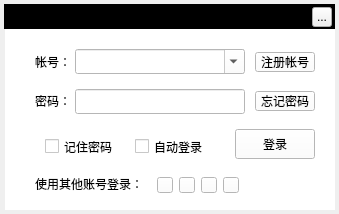
<?xml version="1.0" encoding="UTF-8"?>
<ui version="4.0">
 <class>MusicUserDialog</class>
 <widget class="QWidget" name="MusicUserDialog">
  <property name="geometry">
   <rect>
    <x>0</x>
    <y>0</y>
    <width>339</width>
    <height>214</height>
   </rect>
  </property>
  <property name="windowTitle">
   <string>用户登录</string>
  </property>
  <property name="styleSheet">
   <string notr="true"/>
  </property>
  <widget class="QLabel" name="topTitleBar">
   <property name="geometry">
    <rect>
     <x>4</x>
     <y>4</y>
     <width>331</width>
     <height>25</height>
    </rect>
   </property>
   <property name="styleSheet">
    <string notr="true">background:black</string>
   </property>
   <property name="text">
    <string/>
   </property>
  </widget>
  <widget class="QLabel" name="topTitleName">
   <property name="geometry">
    <rect>
     <x>14</x>
     <y>4</y>
     <width>61</width>
     <height>25</height>
    </rect>
   </property>
   <property name="styleSheet">
    <string notr="true">color:&quot;#FFFFFF&quot;;font-weight:bold</string>
   </property>
   <property name="text">
    <string>用户登录</string>
   </property>
  </widget>
  <widget class="QToolButton" name="topTitleCloseButton">
   <property name="geometry">
    <rect>
     <x>312</x>
     <y>7</y>
     <width>20</width>
     <height>20</height>
    </rect>
   </property>
   <property name="text">
    <string>...</string>
   </property>
  </widget>
  <widget class="QStackedWidget" name="stackedWidget">
   <property name="enabled">
    <bool>true</bool>
   </property>
   <property name="geometry">
    <rect>
     <x>5</x>
     <y>29</y>
     <width>330</width>
     <height>181</height>
    </rect>
   </property>
   <property name="styleSheet">
    <string notr="true">background:white;</string>
   </property>
   <property name="currentIndex">
    <number>0</number>
   </property>
   <widget class="QWidget" name="one">
    <widget class="QLabel" name="usernameLabel">
     <property name="geometry">
      <rect>
       <x>30</x>
       <y>23</y>
       <width>40</width>
       <height>20</height>
      </rect>
     </property>
     <property name="text">
      <string>帐号：</string>
     </property>
    </widget>
    <widget class="QLabel" name="passwdLabel">
     <property name="geometry">
      <rect>
       <x>30</x>
       <y>62</y>
       <width>40</width>
       <height>20</height>
      </rect>
     </property>
     <property name="text">
      <string>密码：</string>
     </property>
    </widget>
    <widget class="QComboBox" name="userComboBox">
     <property name="geometry">
      <rect>
       <x>70</x>
       <y>20</y>
       <width>170</width>
       <height>25</height>
      </rect>
     </property>
     <property name="styleSheet">
      <string notr="true"/>
     </property>
     <property name="editable">
      <bool>true</bool>
     </property>
    </widget>
    <widget class="QLineEdit" name="passwLineEdit">
     <property name="enabled">
      <bool>true</bool>
     </property>
     <property name="geometry">
      <rect>
       <x>70</x>
       <y>60</y>
       <width>170</width>
       <height>25</height>
      </rect>
     </property>
     <property name="styleSheet">
      <string notr="true"/>
     </property>
     <property name="echoMode">
      <enum>QLineEdit::Password</enum>
     </property>
    </widget>
    <widget class="QPushButton" name="forgotPwdButton">
     <property name="geometry">
      <rect>
       <x>250</x>
       <y>62</y>
       <width>60</width>
       <height>20</height>
      </rect>
     </property>
     <property name="text">
      <string>忘记密码</string>
     </property>
    </widget>
    <widget class="QPushButton" name="registerButton">
     <property name="geometry">
      <rect>
       <x>250</x>
       <y>23</y>
       <width>60</width>
       <height>20</height>
      </rect>
     </property>
     <property name="text">
      <string>注册帐号</string>
     </property>
    </widget>
    <widget class="QCheckBox" name="rememberPwd">
     <property name="geometry">
      <rect>
       <x>40</x>
       <y>110</y>
       <width>90</width>
       <height>15</height>
      </rect>
     </property>
     <property name="text">
      <string>记住密码</string>
     </property>
    </widget>
    <widget class="QCheckBox" name="automaticLogon">
     <property name="geometry">
      <rect>
       <x>130</x>
       <y>110</y>
       <width>90</width>
       <height>15</height>
      </rect>
     </property>
     <property name="text">
      <string>自动登录</string>
     </property>
    </widget>
    <widget class="QPushButton" name="loginButton">
     <property name="geometry">
      <rect>
       <x>230</x>
       <y>100</y>
       <width>80</width>
       <height>30</height>
      </rect>
     </property>
     <property name="text">
      <string>登录</string>
     </property>
    </widget>
    <widget class="QLabel" name="otherLogin">
     <property name="geometry">
      <rect>
       <x>30</x>
       <y>145</y>
       <width>115</width>
       <height>20</height>
      </rect>
     </property>
     <property name="text">
      <string>使用其他账号登录：</string>
     </property>
    </widget>
    <widget class="QPushButton" name="useTencentLogin">
     <property name="geometry">
      <rect>
       <x>152</x>
       <y>148</y>
       <width>16</width>
       <height>16</height>
      </rect>
     </property>
     <property name="cursor">
      <cursorShape>PointingHandCursor</cursorShape>
     </property>
     <property name="toolTip">
      <string/>
     </property>
     <property name="styleSheet">
      <string notr="true">border-image:url(:/usermanager/lb_qq)</string>
     </property>
     <property name="text">
      <string/>
     </property>
    </widget>
    <widget class="QPushButton" name="useRenrenLogin">
     <property name="geometry">
      <rect>
       <x>174</x>
       <y>148</y>
       <width>16</width>
       <height>16</height>
      </rect>
     </property>
     <property name="cursor">
      <cursorShape>PointingHandCursor</cursorShape>
     </property>
     <property name="toolTip">
      <string/>
     </property>
     <property name="styleSheet">
      <string notr="true">border-image:url(:/usermanager/lb_renren)</string>
     </property>
     <property name="text">
      <string/>
     </property>
    </widget>
    <widget class="QPushButton" name="useWechatLogin">
     <property name="geometry">
      <rect>
       <x>196</x>
       <y>148</y>
       <width>16</width>
       <height>16</height>
      </rect>
     </property>
     <property name="cursor">
      <cursorShape>PointingHandCursor</cursorShape>
     </property>
     <property name="toolTip">
      <string/>
     </property>
     <property name="styleSheet">
      <string notr="true">border-image:url(:/usermanager/lb_weixing)</string>
     </property>
     <property name="text">
      <string/>
     </property>
    </widget>
    <widget class="QPushButton" name="useSinaLogin">
     <property name="geometry">
      <rect>
       <x>218</x>
       <y>148</y>
       <width>16</width>
       <height>16</height>
      </rect>
     </property>
     <property name="cursor">
      <cursorShape>PointingHandCursor</cursorShape>
     </property>
     <property name="toolTip">
      <string/>
     </property>
     <property name="styleSheet">
      <string notr="true">border-image:url(:/usermanager/lb_xinlang)</string>
     </property>
     <property name="text">
      <string/>
     </property>
    </widget>
   </widget>
   <widget class="QWidget" name="two">
    <widget class="QLabel" name="usernameRegisterLabel">
     <property name="geometry">
      <rect>
       <x>30</x>
       <y>25</y>
       <width>61</width>
       <height>20</height>
      </rect>
     </property>
     <property name="text">
      <string>注册帐号：</string>
     </property>
    </widget>
    <widget class="QLabel" name="mailLabel">
     <property name="geometry">
      <rect>
       <x>30</x>
       <y>77</y>
       <width>61</width>
       <height>20</height>
      </rect>
     </property>
     <property name="text">
      <string>邮箱地址：</string>
     </property>
    </widget>
    <widget class="MusicUserLineEdit" name="registerMailLine">
     <property name="geometry">
      <rect>
       <x>100</x>
       <y>75</y>
       <width>190</width>
       <height>25</height>
      </rect>
     </property>
    </widget>
    <widget class="MusicUserLineEdit" name="registerUserLine">
     <property name="geometry">
      <rect>
       <x>100</x>
       <y>20</y>
       <width>190</width>
       <height>25</height>
      </rect>
     </property>
     <property name="styleSheet">
      <string notr="true">QLineEdit::hover{ border: 2px solid #AAAAFF;}</string>
     </property>
    </widget>
    <widget class="QLabel" name="registerUserLineR">
     <property name="geometry">
      <rect>
       <x>105</x>
       <y>50</y>
       <width>180</width>
       <height>20</height>
      </rect>
     </property>
     <property name="text">
      <string>4-20个字母、数字和符号组成</string>
     </property>
    </widget>
    <widget class="QLabel" name="registerMailLineR">
     <property name="geometry">
      <rect>
       <x>105</x>
       <y>105</y>
       <width>180</width>
       <height>20</height>
      </rect>
     </property>
     <property name="text">
      <string>请填写正确的邮箱地址</string>
     </property>
    </widget>
    <widget class="QLabel" name="registerPwdLineR">
     <property name="geometry">
      <rect>
       <x>105</x>
       <y>160</y>
       <width>180</width>
       <height>20</height>
      </rect>
     </property>
     <property name="text">
      <string>6-16个字母、数字和符号组成</string>
     </property>
    </widget>
    <widget class="QLabel" name="registerPwdCLineR">
     <property name="geometry">
      <rect>
       <x>105</x>
       <y>215</y>
       <width>180</width>
       <height>20</height>
      </rect>
     </property>
     <property name="text">
      <string>6-16个字母、数字和符号组成</string>
     </property>
    </widget>
    <widget class="MusicUserLineEdit" name="registerPwdLine">
     <property name="geometry">
      <rect>
       <x>100</x>
       <y>130</y>
       <width>190</width>
       <height>25</height>
      </rect>
     </property>
     <property name="text">
      <string/>
     </property>
     <property name="echoMode">
      <enum>QLineEdit::Password</enum>
     </property>
    </widget>
    <widget class="MusicUserLineEdit" name="registerPwdCLine">
     <property name="geometry">
      <rect>
       <x>100</x>
       <y>185</y>
       <width>190</width>
       <height>25</height>
      </rect>
     </property>
     <property name="text">
      <string/>
     </property>
     <property name="echoMode">
      <enum>QLineEdit::Password</enum>
     </property>
    </widget>
    <widget class="QLabel" name="passwdLable">
     <property name="geometry">
      <rect>
       <x>30</x>
       <y>132</y>
       <width>61</width>
       <height>20</height>
      </rect>
     </property>
     <property name="text">
      <string>设置密码：</string>
     </property>
    </widget>
    <widget class="QLabel" name="passwdCLabel">
     <property name="geometry">
      <rect>
       <x>30</x>
       <y>188</y>
       <width>61</width>
       <height>20</height>
      </rect>
     </property>
     <property name="text">
      <string>确认密码：</string>
     </property>
    </widget>
    <widget class="QPushButton" name="confirmButton">
     <property name="geometry">
      <rect>
       <x>160</x>
       <y>250</y>
       <width>60</width>
       <height>25</height>
      </rect>
     </property>
     <property name="text">
      <string>确定</string>
     </property>
    </widget>
    <widget class="QPushButton" name="cancelButton">
     <property name="geometry">
      <rect>
       <x>230</x>
       <y>250</y>
       <width>60</width>
       <height>25</height>
      </rect>
     </property>
     <property name="text">
      <string>取消</string>
     </property>
    </widget>
    <widget class="QCheckBox" name="agreementCheckBox">
     <property name="geometry">
      <rect>
       <x>30</x>
       <y>265</y>
       <width>125</width>
       <height>16</height>
      </rect>
     </property>
     <property name="text">
      <string>我已阅读并接受</string>
     </property>
    </widget>
    <widget class="QPushButton" name="agreementButton">
     <property name="geometry">
      <rect>
       <x>50</x>
       <y>240</y>
       <width>60</width>
       <height>20</height>
      </rect>
     </property>
     <property name="text">
      <string>网站协议</string>
     </property>
    </widget>
    <widget class="QLabel" name="labelRight">
     <property name="geometry">
      <rect>
       <x>295</x>
       <y>22</y>
       <width>20</width>
       <height>20</height>
      </rect>
     </property>
     <property name="styleSheet">
      <string notr="true">image:url(:/tiny/lb_right)</string>
     </property>
     <property name="text">
      <string/>
     </property>
    </widget>
    <widget class="QLabel" name="labelRigh_2">
     <property name="geometry">
      <rect>
       <x>295</x>
       <y>77</y>
       <width>20</width>
       <height>20</height>
      </rect>
     </property>
     <property name="styleSheet">
      <string notr="true">image:url(:/tiny/lb_right)</string>
     </property>
     <property name="text">
      <string/>
     </property>
    </widget>
    <widget class="QLabel" name="labelRigh_3">
     <property name="geometry">
      <rect>
       <x>295</x>
       <y>132</y>
       <width>20</width>
       <height>20</height>
      </rect>
     </property>
     <property name="styleSheet">
      <string notr="true">image:url(:/tiny/lb_right)</string>
     </property>
     <property name="text">
      <string/>
     </property>
    </widget>
    <widget class="QLabel" name="labelRigh_4">
     <property name="geometry">
      <rect>
       <x>295</x>
       <y>187</y>
       <width>20</width>
       <height>20</height>
      </rect>
     </property>
     <property name="styleSheet">
      <string notr="true">image:url(:/tiny/lb_right)</string>
     </property>
     <property name="text">
      <string/>
     </property>
    </widget>
   </widget>
   <widget class="QWidget" name="three">
    <widget class="QLabel" name="userLineLabel">
     <property name="geometry">
      <rect>
       <x>50</x>
       <y>23</y>
       <width>40</width>
       <height>20</height>
      </rect>
     </property>
     <property name="text">
      <string>原帐号：</string>
     </property>
    </widget>
    <widget class="QLabel" name="mailLineLabel">
     <property name="geometry">
      <rect>
       <x>50</x>
       <y>62</y>
       <width>40</width>
       <height>20</height>
      </rect>
     </property>
     <property name="text">
      <string>原邮箱：</string>
     </property>
    </widget>
    <widget class="QLineEdit" name="mailLineEdit">
     <property name="geometry">
      <rect>
       <x>100</x>
       <y>60</y>
       <width>170</width>
       <height>25</height>
      </rect>
     </property>
     <property name="styleSheet">
      <string notr="true"/>
     </property>
    </widget>
    <widget class="QLineEdit" name="userLineEdit">
     <property name="geometry">
      <rect>
       <x>100</x>
       <y>20</y>
       <width>170</width>
       <height>25</height>
      </rect>
     </property>
     <property name="styleSheet">
      <string notr="true"/>
     </property>
    </widget>
    <widget class="QLabel" name="pwdLineLabel">
     <property name="geometry">
      <rect>
       <x>50</x>
       <y>101</y>
       <width>40</width>
       <height>20</height>
      </rect>
     </property>
     <property name="text">
      <string>新密码：</string>
     </property>
    </widget>
    <widget class="MusicUserLineEdit" name="pwdLineEdit">
     <property name="geometry">
      <rect>
       <x>100</x>
       <y>100</y>
       <width>170</width>
       <height>25</height>
      </rect>
     </property>
     <property name="styleSheet">
      <string notr="true"/>
     </property>
     <property name="echoMode">
      <enum>QLineEdit::Password</enum>
     </property>
    </widget>
    <widget class="QLabel" name="pwdLineEditR">
     <property name="geometry">
      <rect>
       <x>100</x>
       <y>130</y>
       <width>170</width>
       <height>20</height>
      </rect>
     </property>
     <property name="text">
      <string>6-16个字母、数字和符号组成</string>
     </property>
    </widget>
    <widget class="QLabel" name="labelRigh_5">
     <property name="geometry">
      <rect>
       <x>275</x>
       <y>102</y>
       <width>20</width>
       <height>20</height>
      </rect>
     </property>
     <property name="styleSheet">
      <string notr="true">image:url(:/tiny/lb_right)</string>
     </property>
     <property name="text">
      <string/>
     </property>
    </widget>
    <widget class="MusicCodeAreaWidget" name="verificationCode">
     <property name="geometry">
      <rect>
       <x>30</x>
       <y>160</y>
       <width>91</width>
       <height>31</height>
      </rect>
     </property>
    </widget>
    <widget class="QLineEdit" name="verificationCodeEdit">
     <property name="geometry">
      <rect>
       <x>210</x>
       <y>160</y>
       <width>80</width>
       <height>25</height>
      </rect>
     </property>
     <property name="styleSheet">
      <string notr="true"/>
     </property>
    </widget>
    <widget class="QLabel" name="verificationCodeLabel">
     <property name="geometry">
      <rect>
       <x>135</x>
       <y>164</y>
       <width>71</width>
       <height>20</height>
      </rect>
     </property>
     <property name="text">
      <string>输入验证码：</string>
     </property>
    </widget>
    <widget class="QPushButton" name="confirmButton_2">
     <property name="geometry">
      <rect>
       <x>70</x>
       <y>210</y>
       <width>60</width>
       <height>25</height>
      </rect>
     </property>
     <property name="text">
      <string>确定</string>
     </property>
    </widget>
    <widget class="QPushButton" name="cancelButton_2">
     <property name="geometry">
      <rect>
       <x>200</x>
       <y>210</y>
       <width>60</width>
       <height>25</height>
      </rect>
     </property>
     <property name="text">
      <string>取消</string>
     </property>
    </widget>
   </widget>
  </widget>
 </widget>
 <customwidgets>
  <customwidget>
   <class>MusicUserLineEdit</class>
   <extends>QLineEdit</extends>
   <header>musicuserlineedit.h</header>
   <container>1</container>
  </customwidget>
  <customwidget>
   <class>MusicCodeAreaWidget</class>
   <extends>QLabel</extends>
   <header>musiccodeareawidget.h</header>
   <container>1</container>
  </customwidget>
 </customwidgets>
 <resources/>
 <connections/>
</ui>
